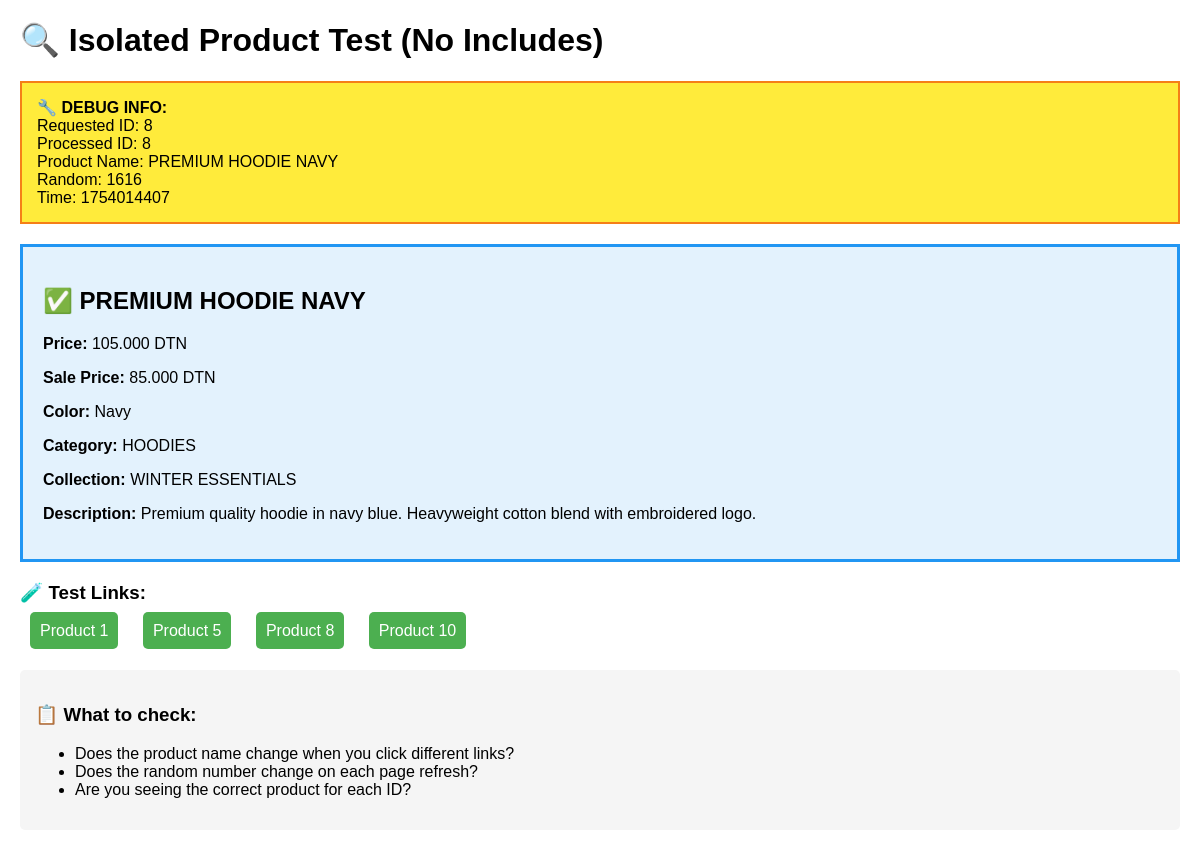
Page /isolated_test.php?id=8 on the committed database.
### tables this page shows
CREATE TABLE `products` (
  `id` int(11) NOT NULL,
  `name` varchar(255) NOT NULL,
  `slug` varchar(255) NOT NULL,
  `description` text DEFAULT NULL,
  `short_description` varchar(500) DEFAULT NULL,
  `price` decimal(10,2) NOT NULL,
  `sale_price` decimal(10,2) DEFAULT NULL,
  `cost_price` decimal(10,2) NOT NULL,
  `color` varchar(50) DEFAULT NULL,
  `category_id` int(11) DEFAULT NULL,
  `collection_id` int(11) DEFAULT NULL,
  `is_featured` tinyint(1) DEFAULT 0,
  `is_bestseller` tinyint(1) DEFAULT 0,
  `is_on_sale` tinyint(1) DEFAULT 0,
  `is_active` tinyint(1) DEFAULT 1,
  `created_at` timestamp NOT NULL DEFAULT current_timestamp(),
  `updated_at` timestamp NOT NULL DEFAULT current_timestamp() ON UPDATE current_timestamp(),
  `show_stock` tinyint(1) DEFAULT 1,
  `stock_status` enum('in_stock','low_stock') DEFAULT 'in_stock'
);

CREATE TABLE `categories` (
  `id` int(11) NOT NULL,
  `name` varchar(100) NOT NULL,
  `slug` varchar(100) NOT NULL,
  `image` varchar(255) DEFAULT NULL,
  `description` text DEFAULT NULL,
  `sort_order` int(11) DEFAULT 0,
  `is_active` tinyint(1) DEFAULT 1,
  `created_at` timestamp NOT NULL DEFAULT current_timestamp(),
  `updated_at` timestamp NOT NULL DEFAULT current_timestamp() ON UPDATE current_timestamp()
);

CREATE TABLE `collections` (
  `id` int(11) NOT NULL,
  `name` varchar(100) NOT NULL,
  `slug` varchar(100) NOT NULL,
  `image` varchar(255) DEFAULT NULL,
  `description` text DEFAULT NULL,
  `sort_order` int(11) DEFAULT 0,
  `is_active` tinyint(1) DEFAULT 1,
  `created_at` timestamp NOT NULL DEFAULT current_timestamp(),
  `updated_at` timestamp NOT NULL DEFAULT current_timestamp() ON UPDATE current_timestamp(),
  `secret` tinyint(1) DEFAULT 0
);

### isolated_test.php (the view, shortened to what this page needs)
<?php
try {
    $pdo = new PDO("mysql:host=localhost;dbname=beam_db;charset=utf8mb4", "root", "");
    $pdo->setAttribute(PDO::ATTR_ERRMODE, PDO::ERRMODE_EXCEPTION);
    $productId = isset($_GET['id']) ? (int)$_GET['id'] : 1;
    $stmt = $pdo->prepare("SELECT p.*, c.name as category_name, col.name as collection_name
                          FROM products p
                          LEFT JOIN categories c ON p.category_id = c.id
                          LEFT JOIN collections col ON p.collection_id = col.id
                          WHERE p.id = ? AND p.is_active = 1");
    $stmt->execute([$productId]);
    $product = $stmt->fetch();
} catch (Exception $e) {
    $product = null;
    $error = $e->getMessage();
}
?>
<!DOCTYPE html>
<html>
<head>
</head>
<body>
    <h1>🔍 Isolated Product Test (No Includes)</h1>
    <div class="debug">
        <strong>🔧 DEBUG INFO:</strong><br>
        Requested ID: <?php echo htmlspecialchars($_GET['id'] ?? 'NOT SET'); ?><br>
        Processed ID: <?php echo $productId; ?><br>
        Product Name: <?php echo htmlspecialchars($product['name'] ?? 'NULL'); ?><br>
        Random: <?php echo rand(1, 10000); ?><br>
        Time: <?php echo microtime(true); ?>
    </div>
    <?php if ($product): ?>
    <div class="product">
        <h2>✅ <?php echo htmlspecialchars($product['name']); ?></h2>
        <p><strong>Price:</strong> <?php echo number_format($product['price'], 3) . ' DTN'; ?></p>
        <p><strong>Sale Price:</strong> <?php echo $product['sale_price'] ? number_format($product['sale_price'], 3) . ' DTN' : 'N/A'; ?></p>
        <p><strong>Color:</strong> <?php echo htmlspecialchars($product['color']); ?></p>
        <p><strong>Category:</strong> <?php echo htmlspecialchars($product['category_name'] ?? 'N/A'); ?></p>
        <p><strong>Collection:</strong> <?php echo htmlspecialchars($product['collection_name'] ?? 'N/A'); ?></p>
        <p><strong>Description:</strong> <?php echo htmlspecialchars($product['description']); ?></p>
    </div>
    <?php endif; ?>
    <div class="links">
        <h3>🧪 Test Links:</h3>
        <a href="?id=1">Product 1</a>
        <a href="?id=5">Product 5</a>
        <a href="?id=8">Product 8</a>
        <a href="?id=10">Product 10</a>
    </div>
    <div style="margin-top: 30px; padding: 15px; background: #f5f5f5; border-radius: 5px;">
        <h3>📋 What to check:</h3>
        <ul>
            <li>Does the product name change when you click different links?</li>
            <li>Does the random number change on each page refresh?</li>
            <li>Are you seeing the correct product for each ID?</li>
        </ul>
    </div>
</body>
</html>

### isolated_test.php (style rules this page uses)
body { font-family: Arial, sans-serif; margin: 20px; background: white; }
.debug { background: #ffeb3b; padding: 15px; margin: 15px 0; border: 2px solid #f57f17; }
.product { border: 3px solid #2196f3; padding: 20px; margin: 20px 0; background: #e3f2fd; }
.links { margin: 20px 0; }
.links a { margin: 0 10px; padding: 10px; background: #4caf50; color: white; text-decoration: none; border-radius: 5px; }

### rows in the picture
products: name "PREMIUM HOODIE NAVY", price "105.000", sale_price "85.000", color "Navy", category.name "HOODIES", collection.name "WINTER ESSENTIALS", description "Premium quality hoodie in navy blue. Heavyweight cotton blend with embroidered logo."

### other values in the picture
$_GET['id'] "8"
$productId "8"
